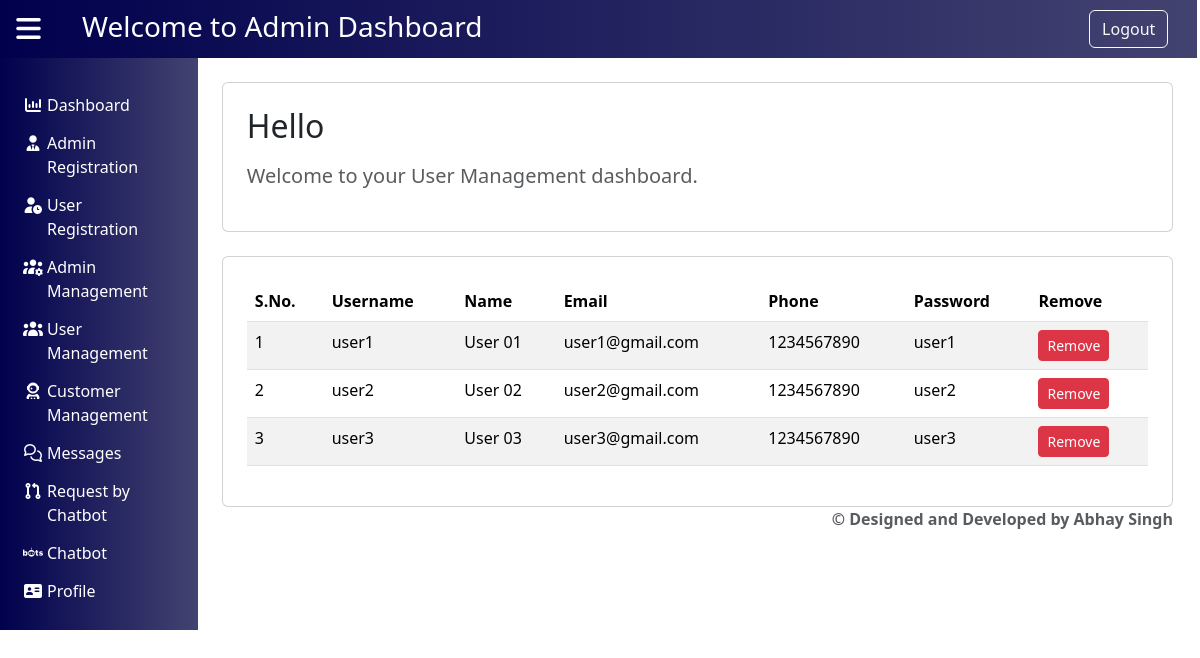
The page /admins/user_management/ on the database its author committed.
### Admin/models.py (models this page shows, shortened)
class UserRegistration(models.Model):
    username = models.CharField(max_length=100)
    Name = models.CharField(max_length=100)
    email = models.EmailField()
    phone_number = models.CharField(max_length=10)
    password = models.CharField(max_length=100)

### Admin/views.py (the view)
# urls.py: path('user_management/',views.user_management,name='user_management'),
def user_management(request):
    customer = UserRegistration.objects.all()
    role = 'user'
    return render(request,'admin_user_management.html', {'customer': customer,'role': role})

### Admin/templates/admin_user_management.html
{% extends "admin_base.html" %}
{% load static %}
{% block admin %}
    <div class="container mt-4">
        <div class="card border-1 p-4">
            <h2 class="mb-3">Hello {{ user.username }}</h2>
            <p class="fs-5 text-muted">
                Welcome to your User Management dashboard.
            </p>
        </div>
        {% include 'management.html' with role='user' customer=customer %}
    </div>
{% endblock %}

### templates/management.html
    <div class="card mt-4 border-1 p-3 p-md-4 table-responsive" style="max-height: 70vh; overflow-y: auto; scrollbar-width: none;">
        <table class="table table-striped">
            <thead>
                <tr>
                    <th scope="col">S.No.</th>
                    <th scope="col">Username</th>
                    <th scope="col">Name</th>
                    <th scope="col">Email</th>
                    <th scope="col">Phone</th>
                    <th scope="col">Password</th>
                    <th scope="col">Remove</th>
                </tr>
            </thead>
            <tbody>
                {% for cust in customer %}
                <tr>
                    <td>{{ forloop.counter }}</td>
                    <td>{{ cust.username }}</td>
                    <td>{{ cust.Name }}</td>
                    <td>{{ cust.email }}</td>
                    <td>{{ cust.phone_number }}</td>
                    <td>{{ cust.password }}</td>
                    <td>
                        <a href="{% url 'User:delete_data' cust.username role %}" class="btn btn-danger btn-sm">Remove</a>
                    </td>
                </tr>
                {% endfor %}
            </tbody>
        </table>
    </div>

### rows shown on the page
UserRegistration: username "user1", Name "User 01", email "user1@gmail.com", phone_number "1234567890", password "user1"
UserRegistration: username "user2", Name "User 02", email "user2@gmail.com", phone_number "1234567890", password "user2"
UserRegistration: username "user3", Name "User 03", email "user3@gmail.com", phone_number "1234567890", password "user3"
